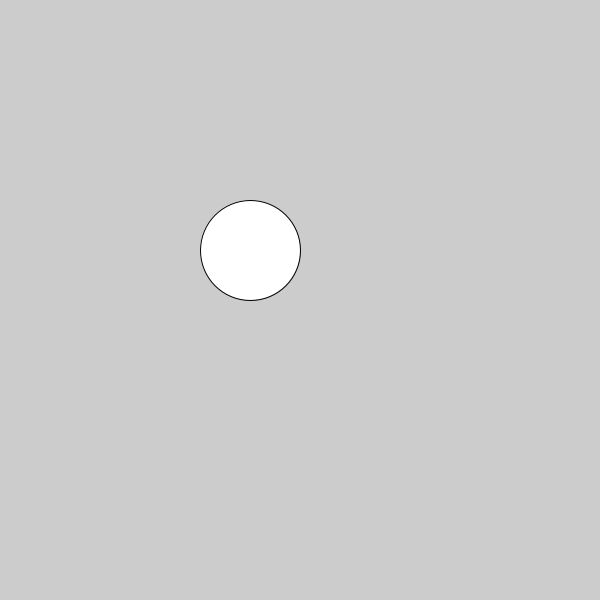
Frame 1 (no input)
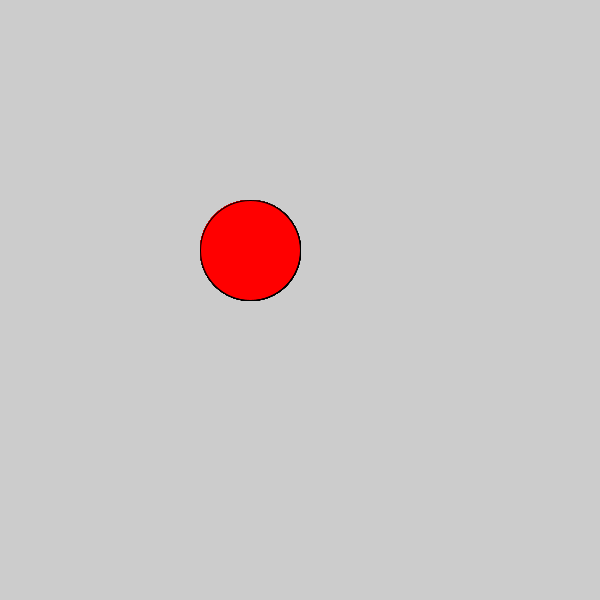
Frame 60 (the mouse pressed at the canvas centre just before this capture)
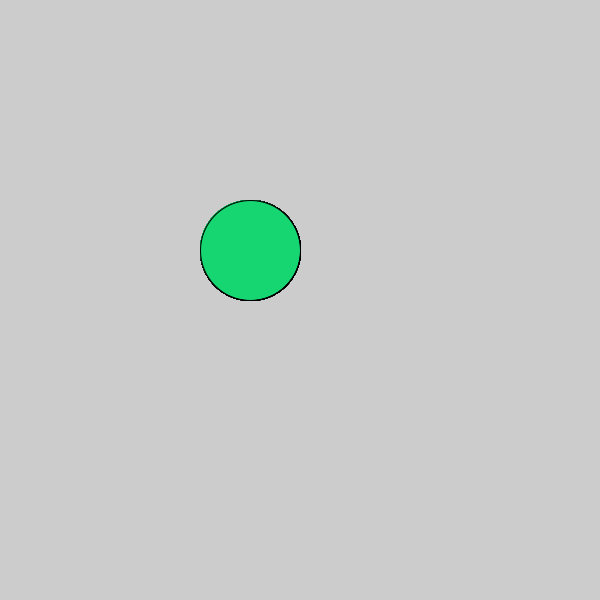
Frame 120 (the mouse held since frame 60 and released just before this capture)

The Processing sketch that drew these frames (run headless with seeded random() and noise(); from frame 60 on, the mouse is pressed at the canvas centre):

// Processing sketch: c_LogicalDot
// ── c_LogicalDot.pde

void setup() {
  
// 1. Set the size of the sketch. Make it 600 pixels square. 
size(600,600);  

}

void draw() {
  
// 2. Draw an ellipse
// Run the program to make sure it works before moving on.
ellipse(250,250, 100,100);

// 3. Change the color of the ellipse when the mouse is pressed.
//    Use the following code, but put your colors where indicated
//    Remember to use the   fill()  command to set colors.

if (mousePressed) {
  fill(#16D671);
 
   //  put one color here 
  
} else {
  fill(#FF0000);
  
   // put a different color here
  
}  
  
  
  
}
